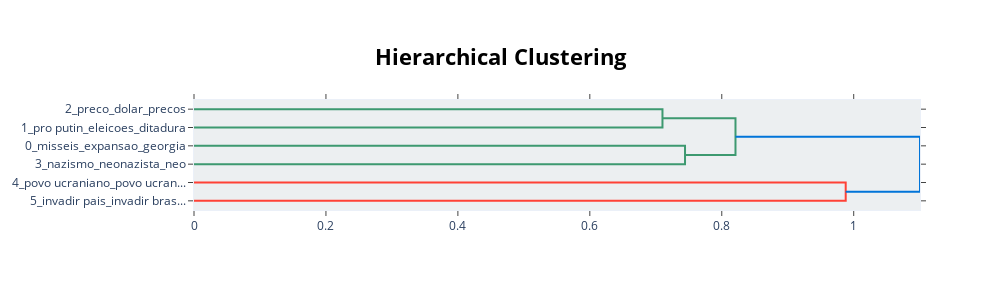

The cell this chart's notebook holds for it:
### Code cell
topic_model.visualize_hierarchy()

### Figure 1 — Plotly figure (JSON) as saved in the notebook; plotly's stock layout.template omitted (floating-point values rounded to 4 significant figures)
{"data": [{"hoverinfo": "text", "marker": {"color": "rgb(61,153,112)"}, "mode": "lines", "type": "scatter", "x": [0.0, 0.7101, 0.7101, 0.0], "xaxis": "x", "y": [-5.0, -5.0, -15.0, -15.0], "yaxis": "y"}, {"hoverinfo": "text", "marker": {"color": "rgb(61,153,112)"}, "mode": "lines", "type": "scatter", "x": [0.0, 0.7443, 0.7443, 0.0], "xaxis": "x", "y": [-25.0, -25.0, -35.0, -35.0], "yaxis": "y"}, {"hoverinfo": "text", "marker": {"color": "rgb(61,153,112)"}, "mode": "lines", "type": "scatter", "x": [0.7101, 0.8208, 0.8208, 0.7443], "xaxis": "x", "y": [-10.0, -10.0, -30.0, -30.0], "yaxis": "y"}, {"hoverinfo": "text", "marker": {"color": "rgb(255,65,54)"}, "mode": "lines", "type": "scatter", "x": [0.0, 0.9879, 0.9879, 0.0], "xaxis": "x", "y": [-45.0, -45.0, -55.0, -55.0], "yaxis": "y"}, {"hoverinfo": "text", "marker": {"color": "rgb(0,116,217)"}, "mode": "lines", "type": "scatter", "x": [0.8208, 1.1, 1.1, 0.9879], "xaxis": "x", "y": [-20.0, -20.0, -50.0, -50.0], "yaxis": "y"}], "layout": {"autosize": false, "height": 290, "hoverlabel": {"bgcolor": "white", "font": {"family": "Rockwell", "size": 16}}, "hovermode": "closest", "plot_bgcolor": "#ECEFF1", "showlegend": false, "title": {"font": {"color": "Black", "size": 22}, "text": "<b>Hierarchical Clustering</b>", "x": 0.5, "xanchor": "center", "yanchor": "top"}, "width": 1000, "xaxis": {"mirror": "allticks", "rangemode": "tozero", "showgrid": false, "showline": true, "showticklabels": true, "ticks": "outside", "type": "linear", "zeroline": false}, "yaxis": {"mirror": "allticks", "range": [-60, 0], "rangemode": "tozero", "showgrid": false, "showline": true, "showticklabels": true, "tickmode": "array", "ticks": "outside", "ticktext": ["2_preco_dolar_precos", "1_pro putin_eleicoes_ditadura", "0_misseis_expansao_georgia", "3_nazismo_neonazista_neo", "4_povo ucraniano_povo ucran...", "5_invadir pais_invadir bras..."], "tickvals": [-5, -15, -25, -35, -45, -55], "type": "linear", "zeroline": false}}}
